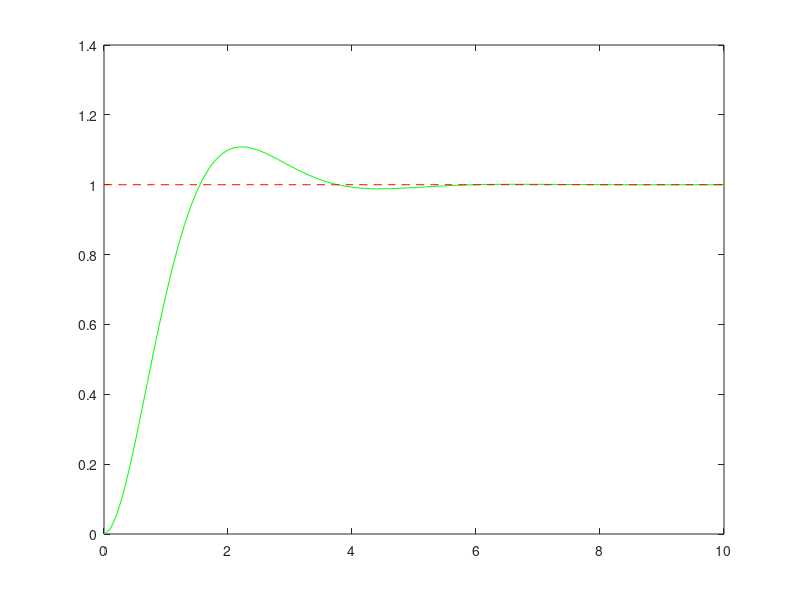

MATLAB code to generate this figure:
% The state x and control input u
% altitude-z = x(1)
% velocity-z = x(2) = x(1)dot
% u = x(2)dot (this is control input)

% in terms of quadrotor flight in z-direction, 
% u(t) = xdesdotdot(t) + k_d(xdesdot(t) - xdot(t)) + k_p(xdes(t) - x(t))
% Here, it is assumed that u(t) can reach any value, it means that it has no limitation.

% xdes = constant. Thus xdesdot = 0 and xdesdotdot = 0
xdes = 1;
xdesdot = 0
xdesdotdot = 0

% The system of 1st order ODE become:
% dxdt = [x(1)dot, x(2)] = [x(2), u] = [x(2); xdesdotdot + k_d(xdesdot - x(2)) + k_p(xdes - x(1))]

kd = 2; % chosen derivative gain
kp = 3; % chosen proportional gain
dxdt = @(t,x)[x(2); xdesdotdot + (kd*(xdesdot - x(2))) + (kp*(xdes - x(1)))]

% define timespace/horizon
tLim = [0:0.1:10]

% define initial condition
x0 = [0, 0]

[tSol, xSol] = ode45(dxdt,tLim,x0)

plot(tSol, xSol(:,1), 'g')
hold on
plot(tSol, ones(length(xSol(:,1)),1), 'r--')
